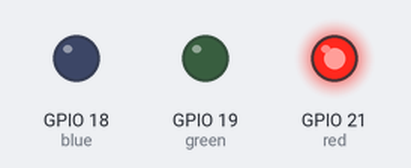
Bench run of a sketch on a simulated ESP32. Shown: output pins drawn as LEDs (lit = HIGH).

Above: at 0.5 s.
At 1.5 s:
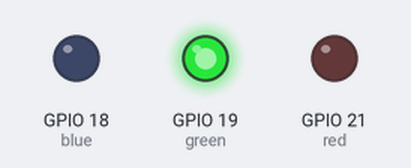
At 5.5 s:
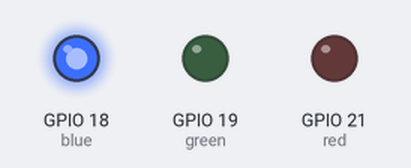
Timing chart, 0 to 6.9 s (numbered marks = the images above):
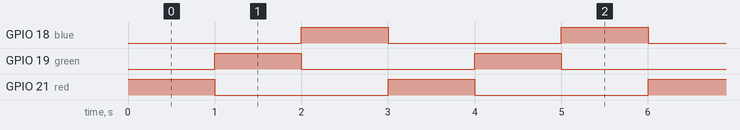

Measured:
- by itself, GPIO 18 (blue), GPIO 19 (green), GPIO 21 (red): alternates HIGH for 1.0 s and LOW for 2.0 s
- by itself, everything shown: repeats every 3.0 s, in 3 steps

The sketch:

sketch.ino
```cpp
#define blue 18
#define green 19
#define red 21

void setup() {
  // put your setup code here, to run once:
  pinMode(red, OUTPUT);
  pinMode(green, OUTPUT);
  pinMode(blue, OUTPUT);
}

void loop() {
  // put your main code here, to run repeatedly:
  digitalWrite(red, HIGH);
  digitalWrite(green, LOW);
  digitalWrite(blue, LOW);
  delay(1000);
  // this speeds up the simulation
  digitalWrite(red, LOW);
  digitalWrite(green, HIGH);
  digitalWrite(blue, LOW);
  delay(1000);

  digitalWrite(red, LOW);
  digitalWrite(green, LOW);
  digitalWrite(blue, HIGH);
  delay(1000);
}
```
